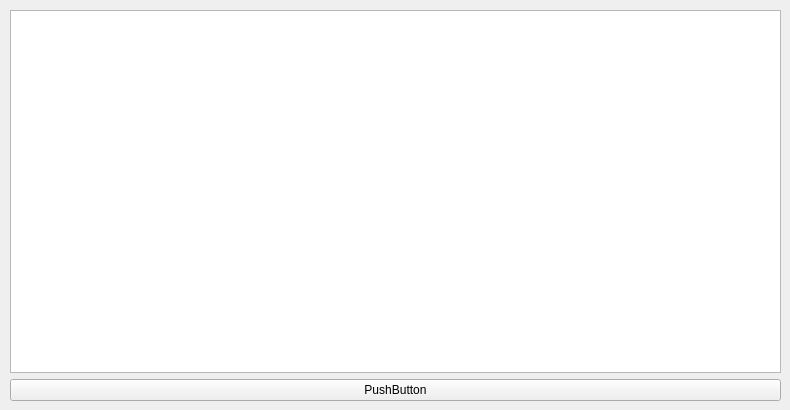
<?xml version="1.0" encoding="UTF-8"?>
<ui version="4.0">
 <class>Tab6ParkinglotLog</class>
 <widget class="QWidget" name="Tab6ParkinglotLog">
  <property name="geometry">
   <rect>
    <x>0</x>
    <y>0</y>
    <width>790</width>
    <height>410</height>
   </rect>
  </property>
  <property name="windowTitle">
   <string>Form</string>
  </property>
  <widget class="QWidget" name="verticalLayoutWidget">
   <property name="geometry">
    <rect>
     <x>10</x>
     <y>10</y>
     <width>771</width>
     <height>391</height>
    </rect>
   </property>
   <layout class="QVBoxLayout" name="verticalLayout">
    <item>
     <widget class="QTableView" name="pTvParkingLogDb"/>
    </item>
    <item>
     <widget class="QPushButton" name="pPbReport">
      <property name="text">
       <string>PushButton</string>
      </property>
     </widget>
    </item>
   </layout>
  </widget>
 </widget>
 <resources/>
 <connections/>
</ui>
